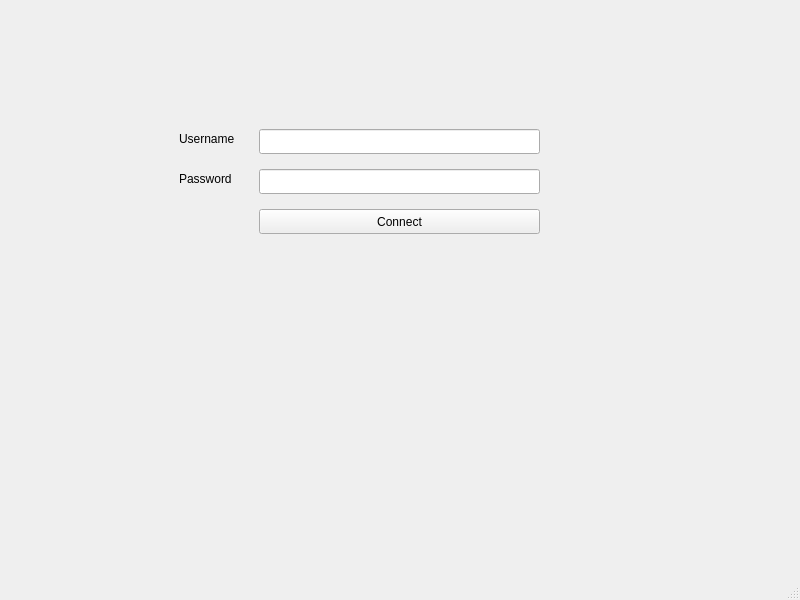
<?xml version="1.0" encoding="UTF-8"?>
<ui version="4.0">
 <class>MainWindow</class>
 <widget class="QMainWindow" name="MainWindow">
  <property name="enabled">
   <bool>true</bool>
  </property>
  <property name="geometry">
   <rect>
    <x>0</x>
    <y>0</y>
    <width>800</width>
    <height>600</height>
   </rect>
  </property>
  <property name="windowTitle">
   <string>stud_mas</string>
  </property>
  <widget class="QWidget" name="centralwidget">
   <layout class="QVBoxLayout" name="verticalLayout">
    <item>
     <widget class="QStackedWidget" name="stackedWidget">
      <property name="currentIndex">
       <number>1</number>
      </property>
      <widget class="QWidget" name="page">
       <widget class="QPushButton" name="Select_button">
        <property name="geometry">
         <rect>
          <x>11</x>
          <y>32</y>
          <width>181</width>
          <height>25</height>
         </rect>
        </property>
        <property name="text">
         <string>Select</string>
        </property>
       </widget>
       <widget class="QListWidget" name="names_list">
        <property name="geometry">
         <rect>
          <x>11</x>
          <y>63</y>
          <width>179</width>
          <height>474</height>
         </rect>
        </property>
        <property name="sizePolicy">
         <sizepolicy hsizetype="Expanding" vsizetype="Minimum">
          <horstretch>0</horstretch>
          <verstretch>0</verstretch>
         </sizepolicy>
        </property>
       </widget>
       <widget class="QLineEdit" name="lineEditSelect">
        <property name="geometry">
         <rect>
          <x>11</x>
          <y>1</y>
          <width>181</width>
          <height>25</height>
         </rect>
        </property>
        <property name="sizePolicy">
         <sizepolicy hsizetype="Minimum" vsizetype="Fixed">
          <horstretch>0</horstretch>
          <verstretch>0</verstretch>
         </sizepolicy>
        </property>
        <property name="text">
         <string/>
        </property>
       </widget>
       <widget class="QListWidget" name="chatSpace">
        <property name="geometry">
         <rect>
          <x>210</x>
          <y>60</y>
          <width>571</width>
          <height>441</height>
         </rect>
        </property>
        <property name="verticalScrollBarPolicy">
         <enum>Qt::ScrollBarAlwaysOn</enum>
        </property>
        <property name="horizontalScrollBarPolicy">
         <enum>Qt::ScrollBarAlwaysOff</enum>
        </property>
        <property name="autoScroll">
         <bool>true</bool>
        </property>
        <property name="verticalScrollMode">
         <enum>QAbstractItemView::ScrollPerPixel</enum>
        </property>
       </widget>
       <widget class="QStackedWidget" name="stackedWidget_2">
        <property name="geometry">
         <rect>
          <x>210</x>
          <y>500</y>
          <width>571</width>
          <height>41</height>
         </rect>
        </property>
        <property name="sizePolicy">
         <sizepolicy hsizetype="Ignored" vsizetype="Ignored">
          <horstretch>0</horstretch>
          <verstretch>0</verstretch>
         </sizepolicy>
        </property>
        <property name="lineWidth">
         <number>0</number>
        </property>
        <property name="currentIndex">
         <number>1</number>
        </property>
        <widget class="QWidget" name="sendMassege">
         <widget class="QWidget" name="horizontalLayoutWidget_3">
          <property name="geometry">
           <rect>
            <x>0</x>
            <y>0</y>
            <width>571</width>
            <height>80</height>
           </rect>
          </property>
          <layout class="QHBoxLayout" name="horizontalLayout_5">
           <item>
            <widget class="QLineEdit" name="lineEdit">
             <property name="text">
              <string/>
             </property>
            </widget>
           </item>
           <item>
            <widget class="QPushButton" name="Send_button">
             <property name="enabled">
              <bool>true</bool>
             </property>
             <property name="text">
              <string>Send</string>
             </property>
            </widget>
           </item>
          </layout>
         </widget>
        </widget>
        <widget class="QWidget" name="editMassege">
         <widget class="QWidget" name="horizontalLayoutWidget_4">
          <property name="geometry">
           <rect>
            <x>0</x>
            <y>10</y>
            <width>571</width>
            <height>31</height>
           </rect>
          </property>
          <layout class="QHBoxLayout" name="horizontalLayout_6">
           <property name="sizeConstraint">
            <enum>QLayout::SetDefaultConstraint</enum>
           </property>
           <item>
            <widget class="QLineEdit" name="edit_lineEdit">
             <property name="text">
              <string/>
             </property>
            </widget>
           </item>
           <item>
            <widget class="QPushButton" name="send_edit_button">
             <property name="enabled">
              <bool>true</bool>
             </property>
             <property name="text">
              <string>Edit</string>
             </property>
            </widget>
           </item>
          </layout>
         </widget>
        </widget>
       </widget>
       <widget class="QPushButton" name="send_image">
        <property name="geometry">
         <rect>
          <x>689</x>
          <y>30</y>
          <width>91</width>
          <height>25</height>
         </rect>
        </property>
        <property name="text">
         <string>Send Img</string>
        </property>
       </widget>
       <widget class="QPushButton" name="graffiti_button">
        <property name="geometry">
         <rect>
          <x>690</x>
          <y>0</y>
          <width>92</width>
          <height>25</height>
         </rect>
        </property>
        <property name="text">
         <string>Send GRRFT</string>
        </property>
       </widget>
       <widget class="QWidget" name="horizontalLayoutWidget">
        <property name="geometry">
         <rect>
          <x>210</x>
          <y>30</y>
          <width>351</width>
          <height>27</height>
         </rect>
        </property>
        <layout class="QHBoxLayout" name="horizontalLayout_3">
         <item>
          <widget class="QPushButton" name="resend_button">
           <property name="enabled">
            <bool>false</bool>
           </property>
           <property name="text">
            <string>Resend</string>
           </property>
          </widget>
         </item>
         <item>
          <widget class="QPushButton" name="delete_button">
           <property name="enabled">
            <bool>false</bool>
           </property>
           <property name="text">
            <string>Delete</string>
           </property>
          </widget>
         </item>
         <item>
          <widget class="QPushButton" name="edit_button">
           <property name="enabled">
            <bool>false</bool>
           </property>
           <property name="text">
            <string>Edit</string>
           </property>
          </widget>
         </item>
        </layout>
       </widget>
       <widget class="QLabel" name="UserNameLabel">
        <property name="geometry">
         <rect>
          <x>210</x>
          <y>0</y>
          <width>351</width>
          <height>17</height>
         </rect>
        </property>
        <property name="text">
         <string/>
        </property>
       </widget>
       <widget class="QPushButton" name="view_stream">
        <property name="geometry">
         <rect>
          <x>578</x>
          <y>0</y>
          <width>101</width>
          <height>25</height>
         </rect>
        </property>
        <property name="text">
         <string>Show stream</string>
        </property>
       </widget>
      </widget>
      <widget class="QWidget" name="page_2">
       <widget class="QLineEdit" name="lineEditUserName">
        <property name="geometry">
         <rect>
          <x>250</x>
          <y>120</y>
          <width>281</width>
          <height>25</height>
         </rect>
        </property>
        <property name="focusPolicy">
         <enum>Qt::ClickFocus</enum>
        </property>
        <property name="text">
         <string comment="Enter your UserName"/>
        </property>
       </widget>
       <widget class="QPushButton" name="Connect_button">
        <property name="geometry">
         <rect>
          <x>250</x>
          <y>200</y>
          <width>281</width>
          <height>25</height>
         </rect>
        </property>
        <property name="text">
         <string>Connect</string>
        </property>
       </widget>
       <widget class="QLineEdit" name="lineEditPassword">
        <property name="geometry">
         <rect>
          <x>250</x>
          <y>160</y>
          <width>281</width>
          <height>25</height>
         </rect>
        </property>
        <property name="focusPolicy">
         <enum>Qt::ClickFocus</enum>
        </property>
        <property name="text">
         <string comment="Enter your UserName"/>
        </property>
       </widget>
       <widget class="QLabel" name="label">
        <property name="geometry">
         <rect>
          <x>170</x>
          <y>120</y>
          <width>71</width>
          <height>20</height>
         </rect>
        </property>
        <property name="text">
         <string>Username</string>
        </property>
       </widget>
       <widget class="QLabel" name="label_2">
        <property name="geometry">
         <rect>
          <x>170</x>
          <y>160</y>
          <width>71</width>
          <height>20</height>
         </rect>
        </property>
        <property name="text">
         <string>Password</string>
        </property>
       </widget>
      </widget>
      <widget class="QWidget" name="page_3">
       <layout class="QVBoxLayout" name="verticalLayout_2">
        <item>
         <layout class="QHBoxLayout" name="horizontalLayout">
          <item>
           <widget class="QPushButton" name="set_red_button">
            <property name="text">
             <string>Red</string>
            </property>
           </widget>
          </item>
          <item>
           <widget class="QPushButton" name="set_green_button">
            <property name="text">
             <string>Green</string>
            </property>
           </widget>
          </item>
          <item>
           <widget class="QPushButton" name="set_blue_button">
            <property name="text">
             <string>Blue</string>
            </property>
           </widget>
          </item>
          <item>
           <widget class="QPushButton" name="setBackGround">
            <property name="text">
             <string>Set bkgrnd</string>
            </property>
           </widget>
          </item>
          <item>
           <spacer name="horizontalSpacer">
            <property name="orientation">
             <enum>Qt::Horizontal</enum>
            </property>
            <property name="sizeHint" stdset="0">
             <size>
              <width>40</width>
              <height>20</height>
             </size>
            </property>
           </spacer>
          </item>
          <item>
           <widget class="QRadioButton" name="stream_flag">
            <property name="text">
             <string>Stream</string>
            </property>
           </widget>
          </item>
         </layout>
        </item>
        <item>
         <widget class="Graffiti_space" name="widget" native="true">
          <property name="sizePolicy">
           <sizepolicy hsizetype="Expanding" vsizetype="Expanding">
            <horstretch>0</horstretch>
            <verstretch>0</verstretch>
           </sizepolicy>
          </property>
         </widget>
        </item>
        <item>
         <layout class="QHBoxLayout" name="horizontalLayout_2">
          <item>
           <spacer name="horizontalSpacer_2">
            <property name="orientation">
             <enum>Qt::Horizontal</enum>
            </property>
            <property name="sizeHint" stdset="0">
             <size>
              <width>40</width>
              <height>20</height>
             </size>
            </property>
           </spacer>
          </item>
          <item>
           <widget class="QPushButton" name="exit_from_graffiti">
            <property name="text">
             <string>Exit</string>
            </property>
           </widget>
          </item>
          <item>
           <widget class="QPushButton" name="send_graffiti_button">
            <property name="text">
             <string>Send</string>
            </property>
           </widget>
          </item>
         </layout>
        </item>
       </layout>
      </widget>
     </widget>
    </item>
   </layout>
  </widget>
  <widget class="QMenuBar" name="menubar">
   <property name="geometry">
    <rect>
     <x>0</x>
     <y>0</y>
     <width>800</width>
     <height>22</height>
    </rect>
   </property>
  </widget>
  <widget class="QStatusBar" name="statusbar"/>
 </widget>
 <customwidgets>
  <customwidget>
   <class>Graffiti_space</class>
   <extends>QWidget</extends>
   <header>Graffiti_space.h</header>
   <container>1</container>
  </customwidget>
 </customwidgets>
 <resources/>
 <connections/>
</ui>
